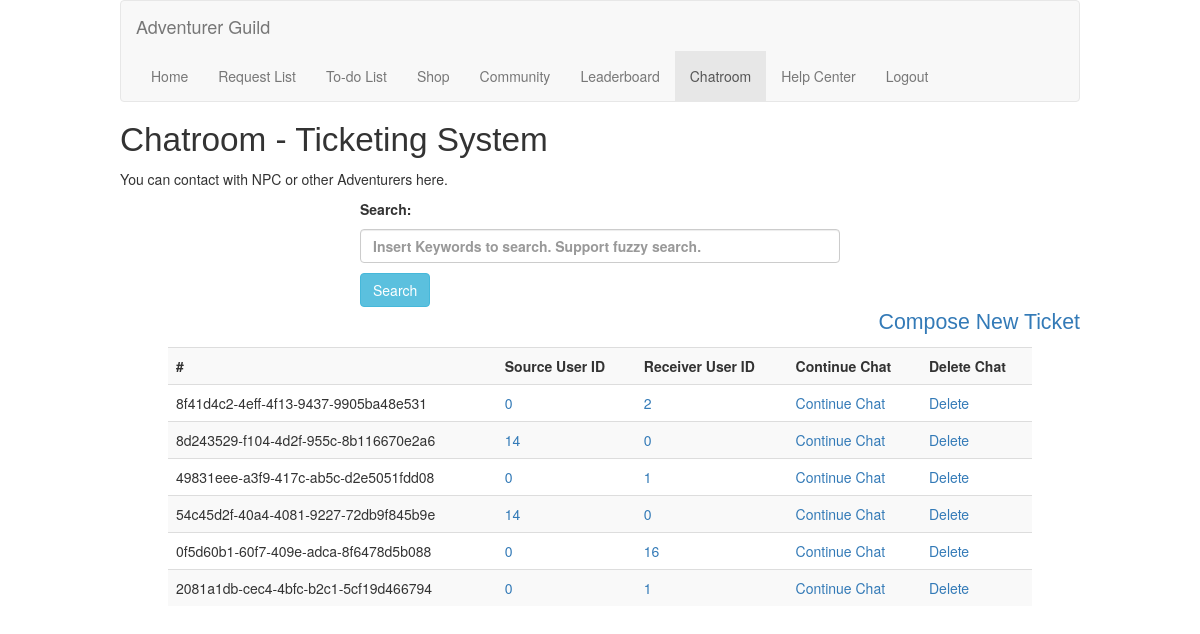
The page /chat (signed in) on the database its author committed.
### models/sqlmodels.py (models this page shows, shortened)
class Chats(db.Model):
    __tablename__ = 'chats'
    replyID = Column(Integer, primary_key=True, autoincrement=True)
    chatID = Column(Text, nullable=False)
    srcUserID = Column(String(120), ForeignKey('users.userID', name='fk_chat_userID1'))
    dstUserID = Column(String(120), ForeignKey('users.userID', name='fk_chat_userID2'))
    content = Column(Text, nullable=False, default="No Content")

### app.py (the view)
    @app.route("/chat")
    @login_required
    def chatPage():
        userID = current_user.id # Fetch current logged in user ID
        infomsg = request.args.get("infomsg","")
        result = Chats.query.filter(or_(Chats.dstUserID == userID, Chats.srcUserID == userID)).all()
        if result:
            return render_template('chat.html', results=result, infomsg=infomsg)
        else:
            return render_template('chat.html', infomsg="No chat. Do you want to set up a new one?")

### app.py (called while the page is built)
    @login_manager.user_loader
    def load_user(user_id):
        return User(user_id)

### templates/chat.html (shortened to what this page needs)
{% extends 'base.html' %}
{% block content %}
    <h1 id="pageBanner">Chatroom - Ticketing System</h1>
    <p>You can contact with NPC or other Adventurers here.</p>
    <div id="searchBar">
        <form method="POST" action="/dochatsearch">
            <p>Search: </p>
            <p><input type="text" class="form-control" id="keyword" name="keyword" placeholder="Insert Keywords to search. Support fuzzy search." required></p>
            <button type="submit" id="searchButton" class="btn btn-info" name="submitSearch">Search</button>
        </form>
    </div>
    <div id="new">
        <p><a href="/newchat" title="New Ticket"> Compose New Ticket</a></p>
    </div>
    <table class="table table-striped listcontents">
        <tbody>
        <tr>
            <th scope="col">#</th>
            <th scope="col">Source User ID</th>
            <th scope="col">Receiver User ID</th>
            <th scope="col">Continue Chat</th>
            <th scope="col">Delete Chat</th>
        </tr>
        {% set displayed_chatids = [] %}
        {% for resultitem in results %}
            {% if resultitem.chatID not in displayed_chatids %}
                <tr>
                    <td>{{ resultitem.chatID }}</td>
                    <td><a href="/profile/{{ resultitem.srcUserID }}" title="View Details" target="_blank">{{ resultitem.srcUserID }}</a></td>
                    <td><a href="/profile/{{ resultitem.dstUserID }}" title="View Details" target="_blank">{{ resultitem.dstUserID }}</a></td>
                    <td><a href="/chat/{{ resultitem.chatID }}" title="Continue Chat">Continue Chat</a></td>
                    <td><a href="/deletechat/{{ resultitem.chatID }}" title="Delete Chat"> Delete</a></td>
                </tr>
                {% set _ = displayed_chatids.append(resultitem.chatID) %}
            {% endif %}
        {% endfor %}
        </tbody>
    </table>
{% endblock %}

### static/css/main.css (style rules this page uses)
a { text-decoration: none; }
.listcontents { width: 90%; margin-left: auto; margin-right: auto; }
#mainContent #new { text-align: right; font-family: 'Gill Sans', 'Gill Sans MT', Calibri, 'Trebuchet MS', sans-serif; font-size: 16pt; }
#pageBanner { font-family: 'Gill Sans', 'Gill Sans MT', Calibri, 'Trebuchet MS', sans-serif; font-size: 25pt; }
#searchBar { font-weight: bold; margin-left: auto; margin-right: auto; width: 50%; }

### rows shown on the page
Chats: chatID "8f41d4c2-4eff-4f13-9437-9905ba48e531", srcUserID "0", dstUserID "2"
Chats: chatID "8d243529-f104-4d2f-955c-8b116670e2a6", srcUserID "14", dstUserID "0"
Chats: chatID "49831eee-a3f9-417c-ab5c-d2e5051fdd08", srcUserID "0", dstUserID "1"
Chats: chatID "54c45d2f-40a4-4081-9227-72db9f845b9e", srcUserID "14", dstUserID "0"
Chats: chatID "0f5d60b1-60f7-409e-adca-8f6478d5b088", srcUserID "0", dstUserID "16"
Chats: chatID "2081a1db-cec4-4bfc-b2c1-5cf19d466794", srcUserID "0", dstUserID "1"
